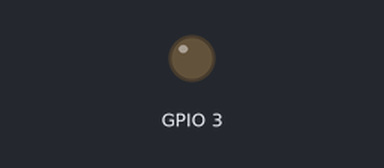
Bench run of a sketch on a simulated ESP32. Shown: output pins drawn as LEDs (lit = HIGH).

Above: at 0.05 s.
At 0.95 s:
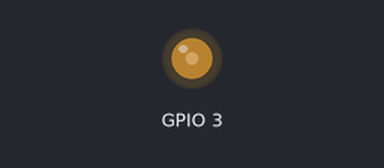
At 1.9 s:
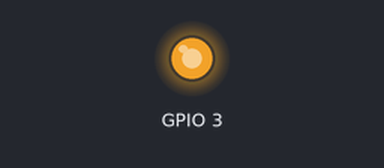
At 3.75 s:
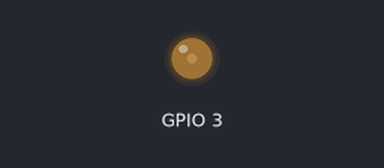
Timing chart, 0 to 5.2 s (numbered marks = the images above):
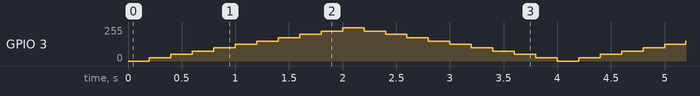

The sketch:

Item-7.ino
```cpp
void setup() {
}

void loop() {
  // put your main code here, to run repeatedly:
  for(int i=0;i<10;i++){
    dacWrite(D2,i*25);
    delay(200);
  }
  for(int j=10;j>0;j--){
    dacWrite(D2,j*25);
    delay(200);
  }
}
```
